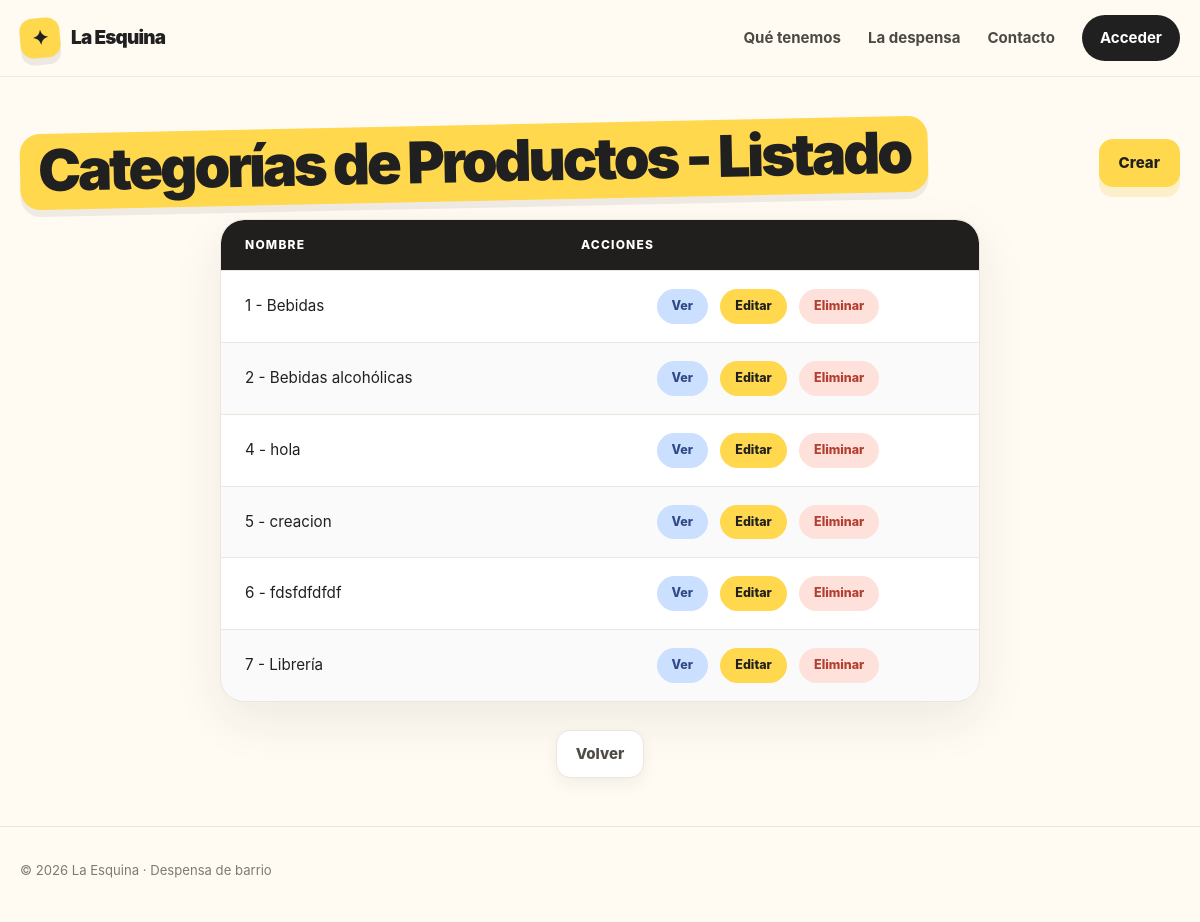
The app's page /ventas/categoria/list/, older data.
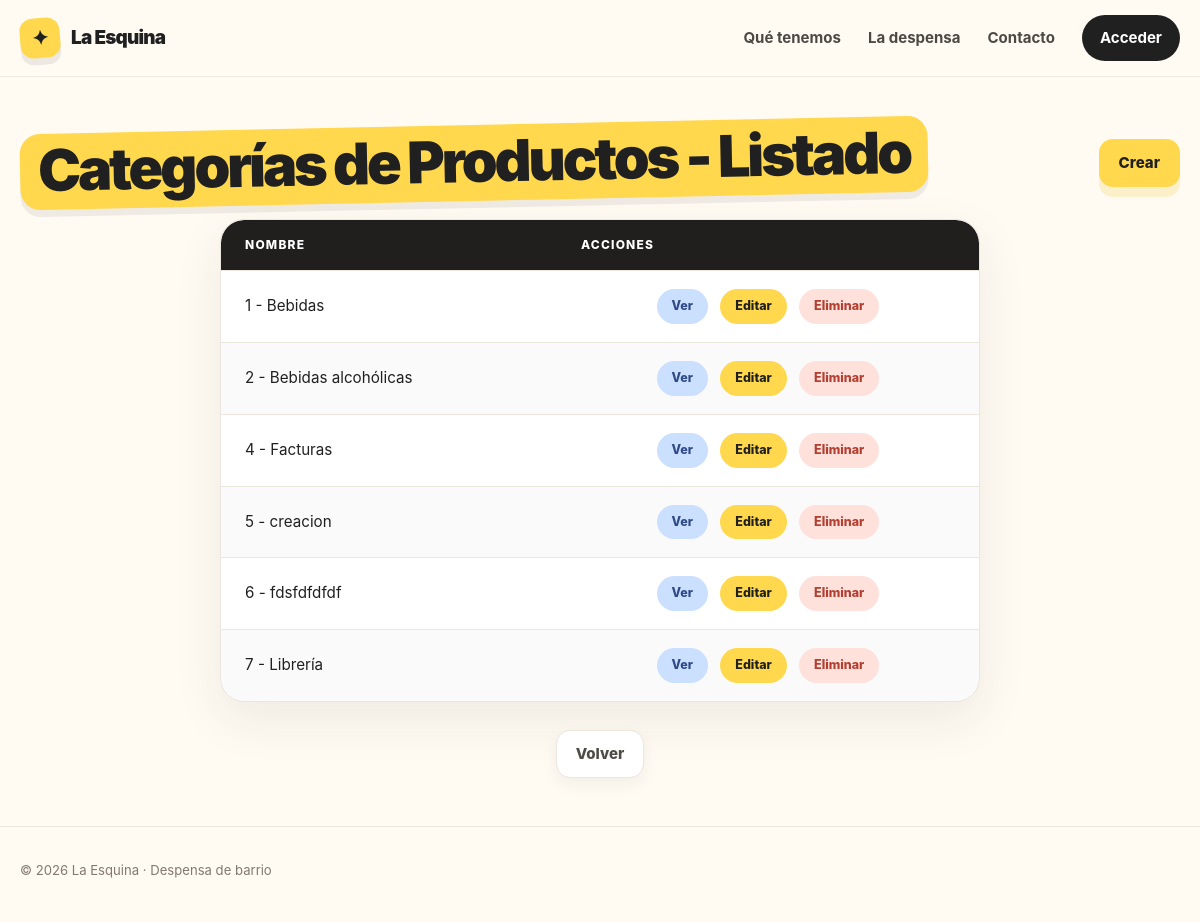
The same page, newer data.
### ventas/models/categoria.py (models this page shows, shortened)
class Categoria(models.Model):
    nombre = models.CharField(unique=True)
    descripcion = models.TextField(blank=True)
    class Meta:
        verbose_name = "Categoría de Producto"
        verbose_name_plural = "Categorías de Productos"

### ventas/views.py (the view)
# urls.py: path("categoria/list/", views.categoria_list, name="categoria_list"),
def categoria_list(request: HttpRequest) -> HttpResponse:
    categorias = Categoria.objects.all()
    return render(request, "ventas/categoria_list.html", {"categorias": categorias})

### ventas/templates/ventas/categoria_list.html
{% extends "core/base.html" %}
{% load static %}
{% block styles %}
    <link rel="stylesheet" href="{% static 'core/css/table.css' %}" />
{% endblock styles %}
{% block content %}
    <div class="container section">
        <div class="page-head">
            <h1 class="page-title">Categorías de Productos - Listado</h1>
            <a class="button button-primary"
               href="{% url 'ventas:categoria_create' %}">Crear</a>
        </div>
        <table class="data-table">
            <thead>
                <tr>
                    <th>Nombre</th>
                    <th>Acciones</th>
                </tr>
            </thead>
            <tbody>
                {% for categoria in categorias %}
                    <tr>
                        <td>{{ categoria.pk }} - {{ categoria.nombre }}</td>
                        <td class="table-actions">
                            <a class="table-action table-action--view"
                               href="{% url 'ventas:categoria_detail' categoria.pk %}">Ver</a>
                            <a class="table-action table-action--edit"
                               href="{% url 'ventas:categoria_update' categoria.pk %}">Editar</a>
                            <a class="table-action table-action--danger" href="#">Eliminar</a>
                        </td>
                    </tr>
                {% empty %}
                    <tr>
                        <td class="table-empty" colspan="2">No hay categorías disponibles.</td>
                    </tr>
                {% endfor %}
            </tbody>
        </table>
        <div class="page-actions">
            <a class="button button-secondary" href="{% url 'ventas:home' %}">Volver</a>
        </div>
    </div>
{% endblock content %}

Row changes from the older to the newer data that the page shows:
changed Categoria id 4: nombre "hola" → "Facturas"
